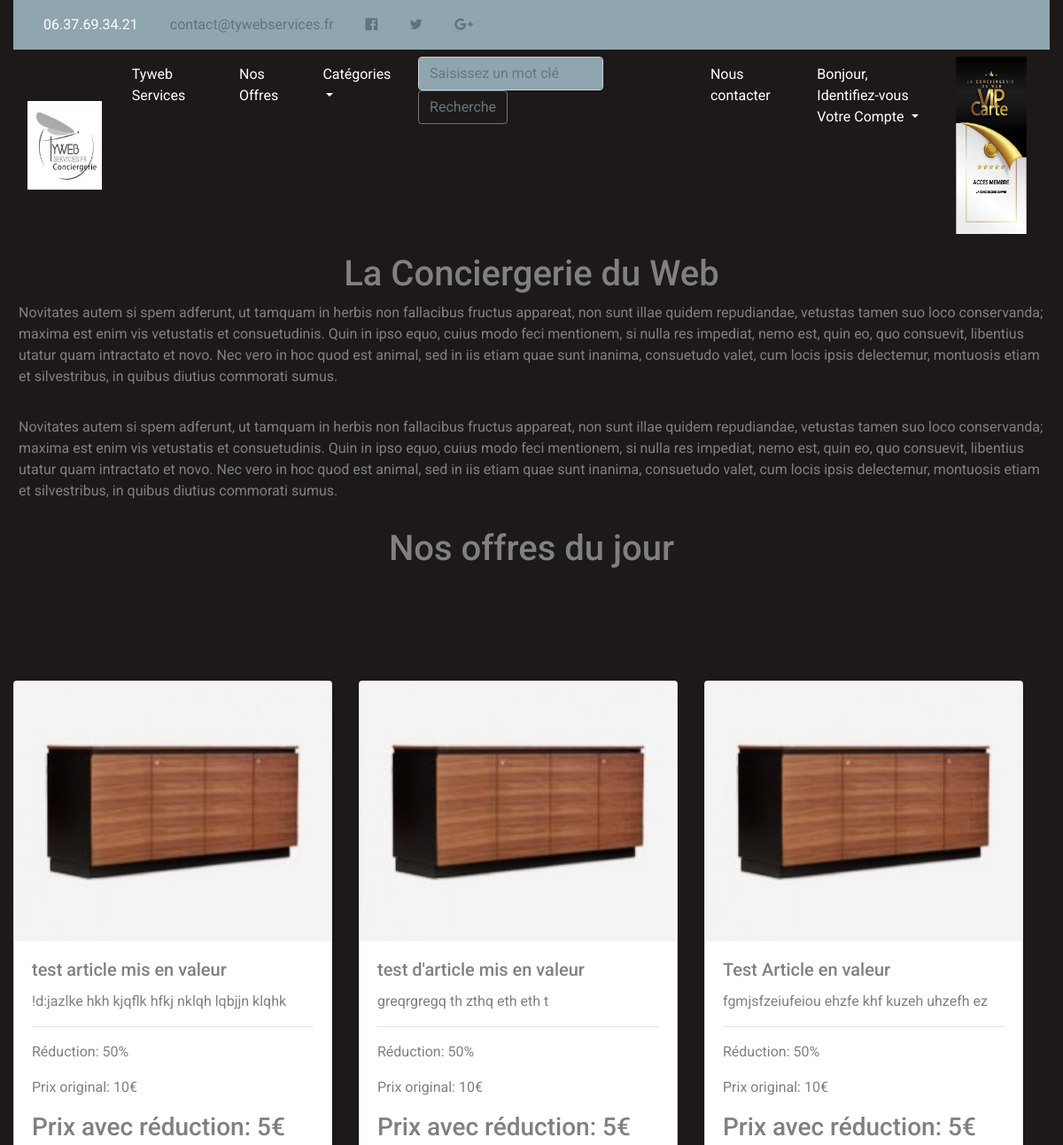
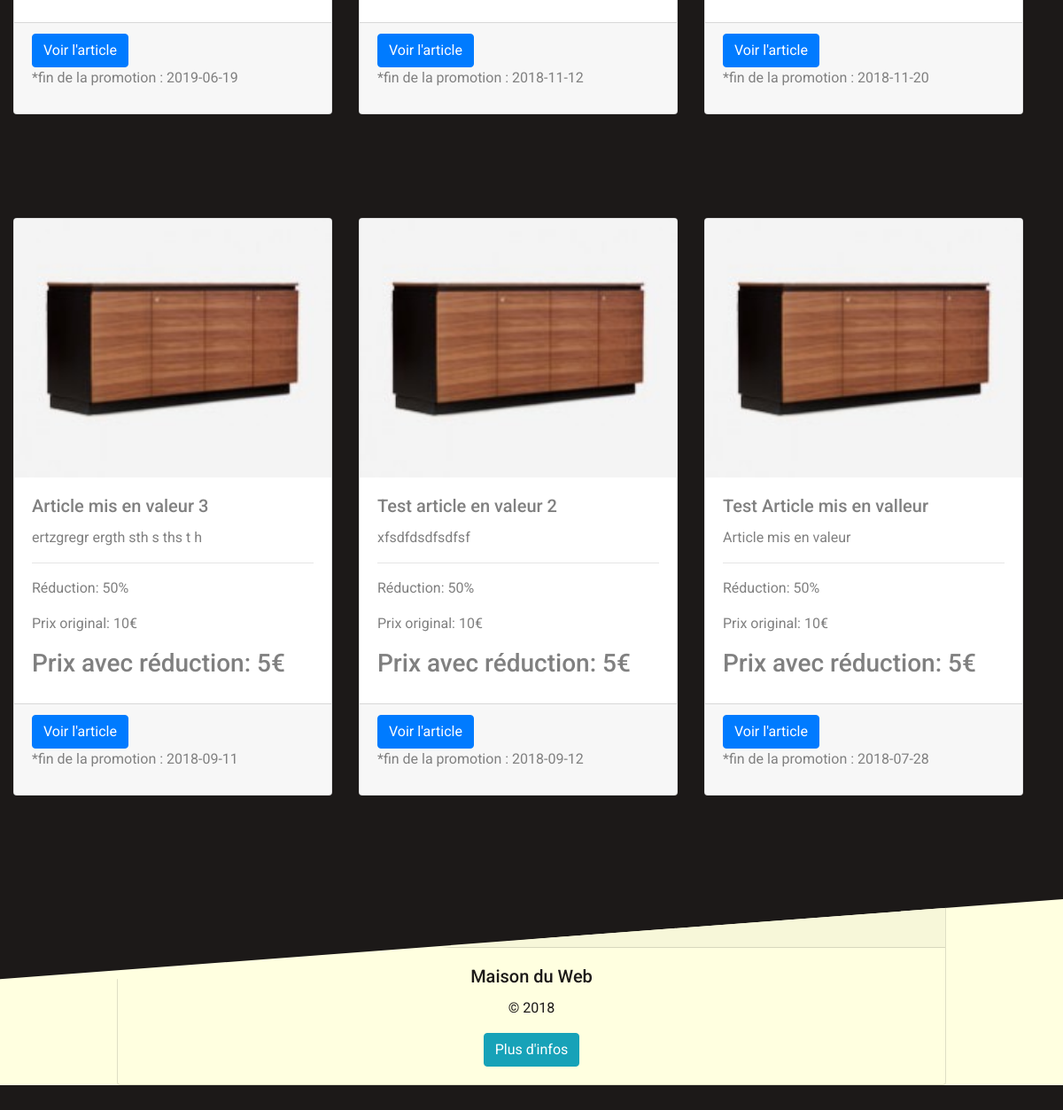
The page / on the database its author committed (2 pictures, top to bottom).
### tables this page shows
CREATE TABLE `articles` (
  `idArticle` int(11) NOT NULL,
  `nomArticle` varchar(275) NOT NULL,
  `descriptionArticle` varchar(1000) DEFAULT NULL,
  `originalPriceArticle` int(11) DEFAULT NULL,
  `reductionArticle` int(11) DEFAULT NULL,
  `reductionPriceArticle` int(11) DEFAULT NULL,
  `imageArticle` varchar(275) DEFAULT NULL,
  `beginingDateArticle` date DEFAULT NULL,
  `endDateArticle` date DEFAULT NULL,
  `statutArticle` varchar(255) NOT NULL,
  `idSeller` int(11) NOT NULL,
  `idCategory` int(11) DEFAULT NULL
);

### src/Controller/AllUserController.php (called while the page is built, shortened)
<?php
    class AllUserController {
        function index() {
            $articleManager = new \Project\Model\ArticleManager();
            $request = $articleManager->articleOnLight();
            $secondRequest = $articleManager->articleOnLightSecond();
            require('src/View/frontend/indexView.php');
        }
    }

### src/Model/ArticleManager.php (called while the page is built, shortened)
<?php
    class ArticleManager extends Manager {
        function articleOnLight() {
            $db=$this->dbConnect();
            $request = $db->prepare('SELECT * FROM articles WHERE statutArticle=? ORDER BY idArticle DESC LIMIT 0,3');
            $request -> execute(array("light"));
            return $request;
        }
        function articleOnLightSecond() {
            $db=$this->dbConnect();
            $secondRequest = $db->prepare('SELECT * FROM articles WHERE statutArticle=? ORDER BY idArticle DESC LIMIT 3,6');
            $secondRequest -> execute(array("light"));
            return $secondRequest;
        }
    }

### src/View/Frontend/indexView.php (the view, shortened to what this page needs)
<!DOCTYPE html>
<div class="alert welcome col-12 " id="up" role="alert">
    <h1 class="alert-heading ">La Conciergerie du Web</h1>
    <span >Novitates autem si spem adferunt, ut tamquam in herbis non fallacibus fructus appareat, non sunt illae quidem repudiandae, vetustas tamen suo loco conservanda; maxima est enim vis vetustatis et consuetudinis. Quin in ipso equo, cuius modo feci mentionem, si nulla res impediat, nemo est, quin eo, quo consuevit, libentius utatur quam intractato et novo. Nec vero in hoc quod est animal, sed in iis etiam quae sunt inanima, consuetudo valet, cum locis ipsis delectemur, montuosis etiam et silvestribus, in quibus diutius commorati sumus.</span>
    <hr>
    <p class="mb-0">Novitates autem si spem adferunt, ut tamquam in herbis non fallacibus fructus appareat, non sunt illae quidem repudiandae, vetustas tamen suo loco conservanda; maxima est enim vis vetustatis et consuetudinis. Quin in ipso equo, cuius modo feci mentionem, si nulla res impediat, nemo est, quin eo, quo consuevit, libentius utatur quam intractato et novo. Nec vero in hoc quod est animal, sed in iis etiam quae sunt inanima, consuetudo valet, cum locis ipsis delectemur, montuosis etiam et silvestribus, in quibus diutius commorati sumus.</p>
</div>
<div><h1 class="alert-heading ">Nos offres du jour</h1></div>
<div class="card-deck col-12">
    <?php
        while ($db1 = $request->fetch()) {
            echo
                '<div class="card">
                    <img class="card-img-top" src="src/Public/images/'.htmlspecialchars($db1['imageArticle']).'" alt="Card image cap">
                    <div class="card-body">
                        <h5 class="card-title">'.htmlspecialchars($db1['nomArticle']).'</h5>
                        <p class="card-text">'.htmlspecialchars($db1['descriptionArticle']).'</p>
                        <hr>
                        <p class="card-text">Réduction: '.htmlspecialchars($db1['reductionArticle']).'%</p>
                        <p class="card-text">Prix original: '.htmlspecialchars($db1['originalPriceArticle']).'&euro;</p>
                        <h3>Prix avec réduction: '.htmlspecialchars($db1['reductionPriceArticle']).'&euro;</h3>
                    </div>
                    <div class="card-footer">
                        <a href="index.php?action=offre&idOffre='.htmlspecialchars($db1['idArticle']).'" class="btn btn-primary">Voir l\'article</a>
                        <p>*fin de la promotion : '.htmlspecialchars($db1['endDateArticle']).'</p>
                    </div>
                </div>';
        }
    ?>
</div>
<div class="card-deck col-12">
    <?php
        while ($db2 = $secondRequest->fetch()) {
            echo
                '<div class="card">
                    <img class="card-img-top" src="src/Public/images/'.htmlspecialchars($db2['imageArticle']).'" alt="Card image cap">
                    <div class="card-body">
                        <h5 class="card-title">'.htmlspecialchars($db2['nomArticle']).'</h5>
                        <p class="card-text">'.htmlspecialchars($db2['descriptionArticle']).'</p>
                        <hr>
                        <p class="card-text">Réduction: '.htmlspecialchars($db2['reductionArticle']).'%</p>
                        <p class="card-text">Prix original: '.htmlspecialchars($db2['originalPriceArticle']).'&euro;</p>
                        <h3>Prix avec réduction: '.htmlspecialchars($db2['reductionPriceArticle']).'&euro;</h3>
                    </div>
                    <div class="card-footer">
                        <a href="index.php?action=offre&idOffre='.htmlspecialchars($db2['idArticle']).'" class="btn btn-primary">Voir l\'article</a>
                        <p>*fin de la promotion : '.htmlspecialchars($db2['endDateArticle']).'</p>
                    </div>
                </div>';
        }
    ?>
</div>
<?php
    $content = ob_get_clean();
    require('template.php');
?>

### index.php (shortened to what this page needs)
<?php
    try {
        $allUserController = new \Project\Controller\AllUserController();
        if(isset($_GET['action']) && isset($_GET['type']) && isset($_GET['page'])) {
            if($_GET['action'] === 'category' && $_GET['type'] !== '' && $_GET['page'] !== '') {
                $allUserController->category();
            }
            else {
                throw new Exception('Variable inattendu');
            }
        }
        else {
            $allUserController->index();
        }
    }
    catch(Exception $e) {
        echo '<h3 class="error">Erreur : '. $e->getMessage() .'</h3>';
        $allUserController->index();
    }

### src/View/Frontend/template.php (shortened to what this page needs)
<!DOCTYPE html>
<html>
    <head>
        <link rel="stylesheet" href="https://maxcdn.bootstrapcdn.com/bootstrap/4.0.0/css/bootstrap.min.css">
        <link href="src/Public/css/style.css" rel="stylesheet" />
        <link rel="stylesheet" href="https://cdnjs.cloudflare.com/ajax/libs/font-awesome/4.7.0/css/font-awesome.min.css">
    </head>
    <body>
      <div class="bodyFront container-fluid sticky-top ">
        <div class="row ">
        <header class=" col-12 text-center-xs text-center-lg">
            <nav class="navbar navbar-expand-lg navbar-light colortop">
                <div class="collapse navbar-collapse" id="navbarSupportedContent2">
                    <ul class="navbar-nav mr-auto">
                    <li class="nav-item active">
                        <a class="nav-link" href="#">06.37.69.34.21<span class="sr-only">(current)</span></a>
                    </li>
                    <li class="nav-item">
                    <a href="mailto:contact@tywebservices.fr" class="nav-link disabled">contact@tywebservices.fr</a>
                    </li>
                    <li class="nav-item">
                    <a href="#" class="nav-link disabled"><i class="fa fa-facebook-official"></i></a>
                    </li>
                    <li class="nav-item">
                    <a href="#" class="nav-link disabled"><i class="fa fa-twitter"></i></a>
                    </li>
                    <li class="nav-item">
                    <a href="#" class="nav-link disabled"><i class="fa fa-google-plus"></i></a>
                    </li>
                    </ul>
                </div>
            </nav>
            <nav class="navbar navbar-expand-lg navbar-light bg-navbar header-nav justify-content-center">
               <a class="navbar-brand" href="index.php">
                   <img src="src/Public/images/logoTywebServices.jpg" alt="Accueil" class="img-fluid" alt="Responsive image" style="height:100px; width:100px;" ></a>
                <div class="collapse navbar-collapse" id="navbarSupportedContent">
                    <ul class="navbar-nav mr-auto ">
                        <li class="nav-item">
                            <a class="nav-link active" href="#">Tyweb Services <span class="sr-only">(current)</a>
                        </li>
                        <li class="nav-item active ">
                            <a class="nav-link" href="index.php">Nos Offres <span class="sr-only"></a>
                        </li>
                        <li class="nav-item dropdown ">
                            <a class="nav-link dropdown-toggle active" href="#" id="navbarDropdown" role="button" data-toggle="dropdown" aria-haspopup="true" aria-expanded="false">Catégories</a>
                        </li>
                        <div class="marge">
                    <form class="form-inline my-2 my-lg-0" id="search">
                        <input class="form-control mr-sm-2" type="search" placeholder="Saisissez un mot clé" aria-label="Search" >
                        <button class="btn btn-outline-secondary my-2 my-sm-0" type="submit">Recherche</button>
                    </form></div>
                        <li class="nav-item">
                            <a class="nav-link active" href="#">Nous contacter <span class="sr-only">(current)</a>
                        </li>
                        <li class="nav-item dropdown">
                            <a class="nav-link dropdown-toggle active" href="#" id="navbarDropdown" role="button" data-toggle="dropdown" aria-haspopup="true" aria-expanded="false">
                                <?php
                                    if(isset($_SESSION['conciergerieDuWebId'])) {
                                        echo 'Votre Compte';
                                    }
                                    else {
                                        echo 'Bonjour, Identifiez-vous <br> Votre Compte';
                                    }
                                ?>
                            </a>
                        </li>
                        <li class="nav-item">
                            <img src="src/Public/images/cartevip.png" alt="Accès membre VIP la conciergerie du web" class="img-fluid" alt="Responsive image" style="height:200px; width:100px;" id="imagevip" >
                        </li>
                     </ul>
                </div>
            </nav>
           </div>
          </div>
        <?= $content ?>
        <footer class="col-12 polygon-footer">
            <div class="card text-center polygon-footer">
                <div class="card-header">
                    <ul class="nav nav-tabs card-header-tabs">
                        <li class="nav-item">
                            <a class="nav-link" href="#">Mentions légales</a>
                        </li>
                        <li class="nav-item">
                            <a class="nav-link disabled" href="#up">&uarr; Up</a>
                        </li>
                    </ul>
                </div>
                <div class="card-body">
                    <h5 class="card-title">Maison du Web</h5>
                    <p class="card-text">&copy; 2018</p>
                    <a href="#" class="btn btn-info">Plus d'infos</a>
                </div>
            </div>
        </footer>
    </body>

### src/Public/css/style.css (style rules this page uses)
.card { margin: 0; padding: 0; }
@media (min-width: 769px) { body { background-color: #1c1918; color:grey; font-family: "Roboto", sans-serif; height:auto; } }
@media (min-width: 769px) { .colortop { background-color:#8fa5af; } }
@media (min-width: 769px) { li { display : inline; } }
@media (min-width: 769px) { .polygon-footer { background-color: #FFFFE0; color:#1c1918; -webkit-clip-path: polygon(0 43%, 100% 0, 100% 100%, 0% 100%); clip-path: polygon(0 43%, 100% 0, 100% 100%, 0% 100%); } }
@media (min-width: 769px) { .header-nav a, .accueillogo a { text-decoration: none; } }
@media (min-width: 769px) { nav ul li { margin:0 10px; } }
@media (min-width: 769px) { .marge { padding-right:70px; } }
@media (min-width: 769px) { .bg-navbar { background-color: #1c1918; } }
@media (min-width: 769px) { .navbar-light .navbar-brand { color: white; } }
@media (min-width: 769px) { .navbar-light .navbar-nav .active > .nav-link, .navbar-light .navbar-nav .nav-link.active, .navbar-light .navbar-nav .nav-link.show, .navbar-light .navbar-nav .show > .nav-link { color: white; } }
@media (min-width: 769px) { .form-inline .form-control { display: inline-block; width: auto; vertical-align: middle; background-color:#8fa5af; } }
@media (min-width: 769px) { h1 { text-align: center; } }
@media (min-width: 769px) { #search { margin-left:5%; margin-right: 10%; } }
@media (min-width: 769px) { .card { margin :10%; } }

### rows shown on the page
articles: imageArticle (picture), nomArticle "test article mis en valeur", descriptionArticle "!d:jazlke hkh kjqflk hfkj nklqh lqbjjn klqhk", reductionArticle "50", originalPriceArticle "10", reductionPriceArticle "5", endDateArticle "2019-06-19"
articles: imageArticle (picture), nomArticle "test d'article mis en valeur", descriptionArticle "greqrgregq th zthq eth eth t", reductionArticle "50", originalPriceArticle "10", reductionPriceArticle "5", endDateArticle "2018-11-12"
articles: imageArticle (picture), nomArticle "Test Article en valeur", descriptionArticle "fgmjsfzeiufeiou ehzfe khf kuzeh uhzefh ez", reductionArticle "50", originalPriceArticle "10", reductionPriceArticle "5", endDateArticle "2018-11-20"
articles: imageArticle (picture), nomArticle "Article mis en valeur 3", descriptionArticle "ertzgregr ergth sth s ths t h", reductionArticle "50", originalPriceArticle "10", reductionPriceArticle "5", endDateArticle "2018-09-11"
articles: imageArticle (picture), nomArticle "Test article en valeur 2", descriptionArticle "xfsdfdsdfsdfsf", reductionArticle "50", originalPriceArticle "10", reductionPriceArticle "5", endDateArticle "2018-09-12"
articles: imageArticle (picture), nomArticle "Test Article mis en valleur", descriptionArticle "Article mis en valeur", reductionArticle "50", originalPriceArticle "10", reductionPriceArticle "5", endDateArticle "2018-07-28"
